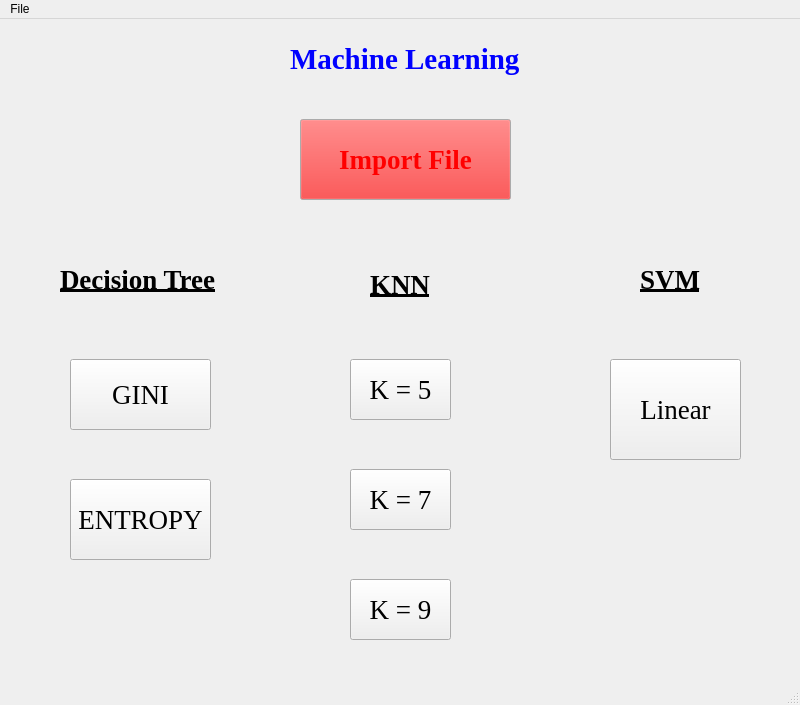
<?xml version="1.0" encoding="UTF-8"?>
<ui version="4.0">
 <class>MainWindow</class>
 <widget class="QMainWindow" name="MainWindow">
  <property name="geometry">
   <rect>
    <x>0</x>
    <y>0</y>
    <width>800</width>
    <height>705</height>
   </rect>
  </property>
  <property name="windowTitle">
   <string>MainWindow</string>
  </property>
  <widget class="QWidget" name="centralwidget">
   <widget class="QPushButton" name="pushButton1">
    <property name="geometry">
     <rect>
      <x>300</x>
      <y>100</y>
      <width>211</width>
      <height>81</height>
     </rect>
    </property>
    <property name="palette">
     <palette>
      <active>
       <colorrole role="WindowText">
        <brush brushstyle="SolidPattern">
         <color alpha="255">
          <red>255</red>
          <green>0</green>
          <blue>0</blue>
         </color>
        </brush>
       </colorrole>
       <colorrole role="Button">
        <brush brushstyle="SolidPattern">
         <color alpha="255">
          <red>255</red>
          <green>0</green>
          <blue>0</blue>
         </color>
        </brush>
       </colorrole>
       <colorrole role="Text">
        <brush brushstyle="SolidPattern">
         <color alpha="255">
          <red>255</red>
          <green>0</green>
          <blue>0</blue>
         </color>
        </brush>
       </colorrole>
       <colorrole role="ButtonText">
        <brush brushstyle="SolidPattern">
         <color alpha="255">
          <red>255</red>
          <green>0</green>
          <blue>0</blue>
         </color>
        </brush>
       </colorrole>
       <colorrole role="PlaceholderText">
        <brush brushstyle="SolidPattern">
         <color alpha="128">
          <red>255</red>
          <green>0</green>
          <blue>0</blue>
         </color>
        </brush>
       </colorrole>
      </active>
      <inactive>
       <colorrole role="WindowText">
        <brush brushstyle="SolidPattern">
         <color alpha="255">
          <red>255</red>
          <green>0</green>
          <blue>0</blue>
         </color>
        </brush>
       </colorrole>
       <colorrole role="Button">
        <brush brushstyle="SolidPattern">
         <color alpha="255">
          <red>255</red>
          <green>0</green>
          <blue>0</blue>
         </color>
        </brush>
       </colorrole>
       <colorrole role="Text">
        <brush brushstyle="SolidPattern">
         <color alpha="255">
          <red>255</red>
          <green>0</green>
          <blue>0</blue>
         </color>
        </brush>
       </colorrole>
       <colorrole role="ButtonText">
        <brush brushstyle="SolidPattern">
         <color alpha="255">
          <red>255</red>
          <green>0</green>
          <blue>0</blue>
         </color>
        </brush>
       </colorrole>
       <colorrole role="PlaceholderText">
        <brush brushstyle="SolidPattern">
         <color alpha="128">
          <red>255</red>
          <green>0</green>
          <blue>0</blue>
         </color>
        </brush>
       </colorrole>
      </inactive>
      <disabled>
       <colorrole role="WindowText">
        <brush brushstyle="SolidPattern">
         <color alpha="255">
          <red>120</red>
          <green>120</green>
          <blue>120</blue>
         </color>
        </brush>
       </colorrole>
       <colorrole role="Button">
        <brush brushstyle="SolidPattern">
         <color alpha="255">
          <red>255</red>
          <green>0</green>
          <blue>0</blue>
         </color>
        </brush>
       </colorrole>
       <colorrole role="Text">
        <brush brushstyle="SolidPattern">
         <color alpha="255">
          <red>120</red>
          <green>120</green>
          <blue>120</blue>
         </color>
        </brush>
       </colorrole>
       <colorrole role="ButtonText">
        <brush brushstyle="SolidPattern">
         <color alpha="255">
          <red>120</red>
          <green>120</green>
          <blue>120</blue>
         </color>
        </brush>
       </colorrole>
       <colorrole role="PlaceholderText">
        <brush brushstyle="SolidPattern">
         <color alpha="128">
          <red>0</red>
          <green>0</green>
          <blue>0</blue>
         </color>
        </brush>
       </colorrole>
      </disabled>
     </palette>
    </property>
    <property name="font">
     <font>
      <family>Times New Roman</family>
      <pointsize>20</pointsize>
      <weight>75</weight>
      <bold>true</bold>
     </font>
    </property>
    <property name="text">
     <string>Import File</string>
    </property>
    <property name="autoDefault">
     <bool>false</bool>
    </property>
   </widget>
   <widget class="QLabel" name="label1">
    <property name="geometry">
     <rect>
      <x>60</x>
      <y>220</y>
      <width>181</width>
      <height>81</height>
     </rect>
    </property>
    <property name="font">
     <font>
      <family>Times New Roman</family>
      <pointsize>20</pointsize>
      <weight>75</weight>
      <bold>true</bold>
      <underline>true</underline>
     </font>
    </property>
    <property name="text">
     <string>Decision Tree</string>
    </property>
   </widget>
   <widget class="QPushButton" name="pushButton_Gini">
    <property name="geometry">
     <rect>
      <x>70</x>
      <y>340</y>
      <width>141</width>
      <height>71</height>
     </rect>
    </property>
    <property name="font">
     <font>
      <family>Times New Roman</family>
      <pointsize>20</pointsize>
      <weight>50</weight>
      <bold>false</bold>
     </font>
    </property>
    <property name="text">
     <string>GINI</string>
    </property>
   </widget>
   <widget class="QPushButton" name="pushButton_En">
    <property name="geometry">
     <rect>
      <x>70</x>
      <y>460</y>
      <width>141</width>
      <height>81</height>
     </rect>
    </property>
    <property name="font">
     <font>
      <family>Times New Roman</family>
      <pointsize>20</pointsize>
      <weight>50</weight>
      <bold>false</bold>
     </font>
    </property>
    <property name="text">
     <string>ENTROPY</string>
    </property>
   </widget>
   <widget class="QPushButton" name="pushButton_k5">
    <property name="geometry">
     <rect>
      <x>350</x>
      <y>340</y>
      <width>101</width>
      <height>61</height>
     </rect>
    </property>
    <property name="font">
     <font>
      <family>Times New Roman</family>
      <pointsize>20</pointsize>
      <weight>50</weight>
      <bold>false</bold>
     </font>
    </property>
    <property name="text">
     <string>K = 5</string>
    </property>
   </widget>
   <widget class="QPushButton" name="pushButton_k7">
    <property name="geometry">
     <rect>
      <x>350</x>
      <y>450</y>
      <width>101</width>
      <height>61</height>
     </rect>
    </property>
    <property name="font">
     <font>
      <family>Times New Roman</family>
      <pointsize>20</pointsize>
      <weight>50</weight>
      <bold>false</bold>
     </font>
    </property>
    <property name="text">
     <string>K = 7</string>
    </property>
   </widget>
   <widget class="QPushButton" name="pushButton_k9">
    <property name="geometry">
     <rect>
      <x>350</x>
      <y>560</y>
      <width>101</width>
      <height>61</height>
     </rect>
    </property>
    <property name="font">
     <font>
      <family>Times New Roman</family>
      <pointsize>20</pointsize>
      <weight>50</weight>
      <bold>false</bold>
     </font>
    </property>
    <property name="text">
     <string>K = 9</string>
    </property>
   </widget>
   <widget class="QPushButton" name="pushButton_svm">
    <property name="geometry">
     <rect>
      <x>610</x>
      <y>340</y>
      <width>131</width>
      <height>101</height>
     </rect>
    </property>
    <property name="font">
     <font>
      <family>Times New Roman</family>
      <pointsize>20</pointsize>
      <weight>50</weight>
      <bold>false</bold>
     </font>
    </property>
    <property name="text">
     <string>Linear</string>
    </property>
   </widget>
   <widget class="QLabel" name="label2">
    <property name="geometry">
     <rect>
      <x>370</x>
      <y>230</y>
      <width>81</width>
      <height>71</height>
     </rect>
    </property>
    <property name="font">
     <font>
      <family>Times New Roman</family>
      <pointsize>20</pointsize>
      <weight>75</weight>
      <bold>true</bold>
      <underline>true</underline>
     </font>
    </property>
    <property name="text">
     <string>KNN</string>
    </property>
   </widget>
   <widget class="QLabel" name="label3">
    <property name="geometry">
     <rect>
      <x>640</x>
      <y>220</y>
      <width>131</width>
      <height>81</height>
     </rect>
    </property>
    <property name="font">
     <font>
      <family>Times New Roman</family>
      <pointsize>20</pointsize>
      <weight>75</weight>
      <bold>true</bold>
      <underline>true</underline>
     </font>
    </property>
    <property name="text">
     <string>SVM</string>
    </property>
   </widget>
   <widget class="QLabel" name="label">
    <property name="geometry">
     <rect>
      <x>290</x>
      <y>10</y>
      <width>331</width>
      <height>61</height>
     </rect>
    </property>
    <property name="palette">
     <palette>
      <active>
       <colorrole role="WindowText">
        <brush brushstyle="SolidPattern">
         <color alpha="255">
          <red>0</red>
          <green>0</green>
          <blue>255</blue>
         </color>
        </brush>
       </colorrole>
      </active>
      <inactive>
       <colorrole role="WindowText">
        <brush brushstyle="SolidPattern">
         <color alpha="255">
          <red>0</red>
          <green>0</green>
          <blue>255</blue>
         </color>
        </brush>
       </colorrole>
      </inactive>
      <disabled>
       <colorrole role="WindowText">
        <brush brushstyle="SolidPattern">
         <color alpha="255">
          <red>120</red>
          <green>120</green>
          <blue>120</blue>
         </color>
        </brush>
       </colorrole>
      </disabled>
     </palette>
    </property>
    <property name="font">
     <font>
      <family>Times New Roman</family>
      <pointsize>22</pointsize>
      <weight>75</weight>
      <italic>false</italic>
      <bold>true</bold>
     </font>
    </property>
    <property name="text">
     <string>Machine Learning</string>
    </property>
   </widget>
  </widget>
  <widget class="QMenuBar" name="menubar">
   <property name="geometry">
    <rect>
     <x>0</x>
     <y>0</y>
     <width>800</width>
     <height>21</height>
    </rect>
   </property>
   <widget class="QMenu" name="menuFile">
    <property name="title">
     <string>File</string>
    </property>
   </widget>
   <addaction name="menuFile"/>
  </widget>
  <widget class="QStatusBar" name="statusbar"/>
 </widget>
 <resources/>
 <connections/>
</ui>
